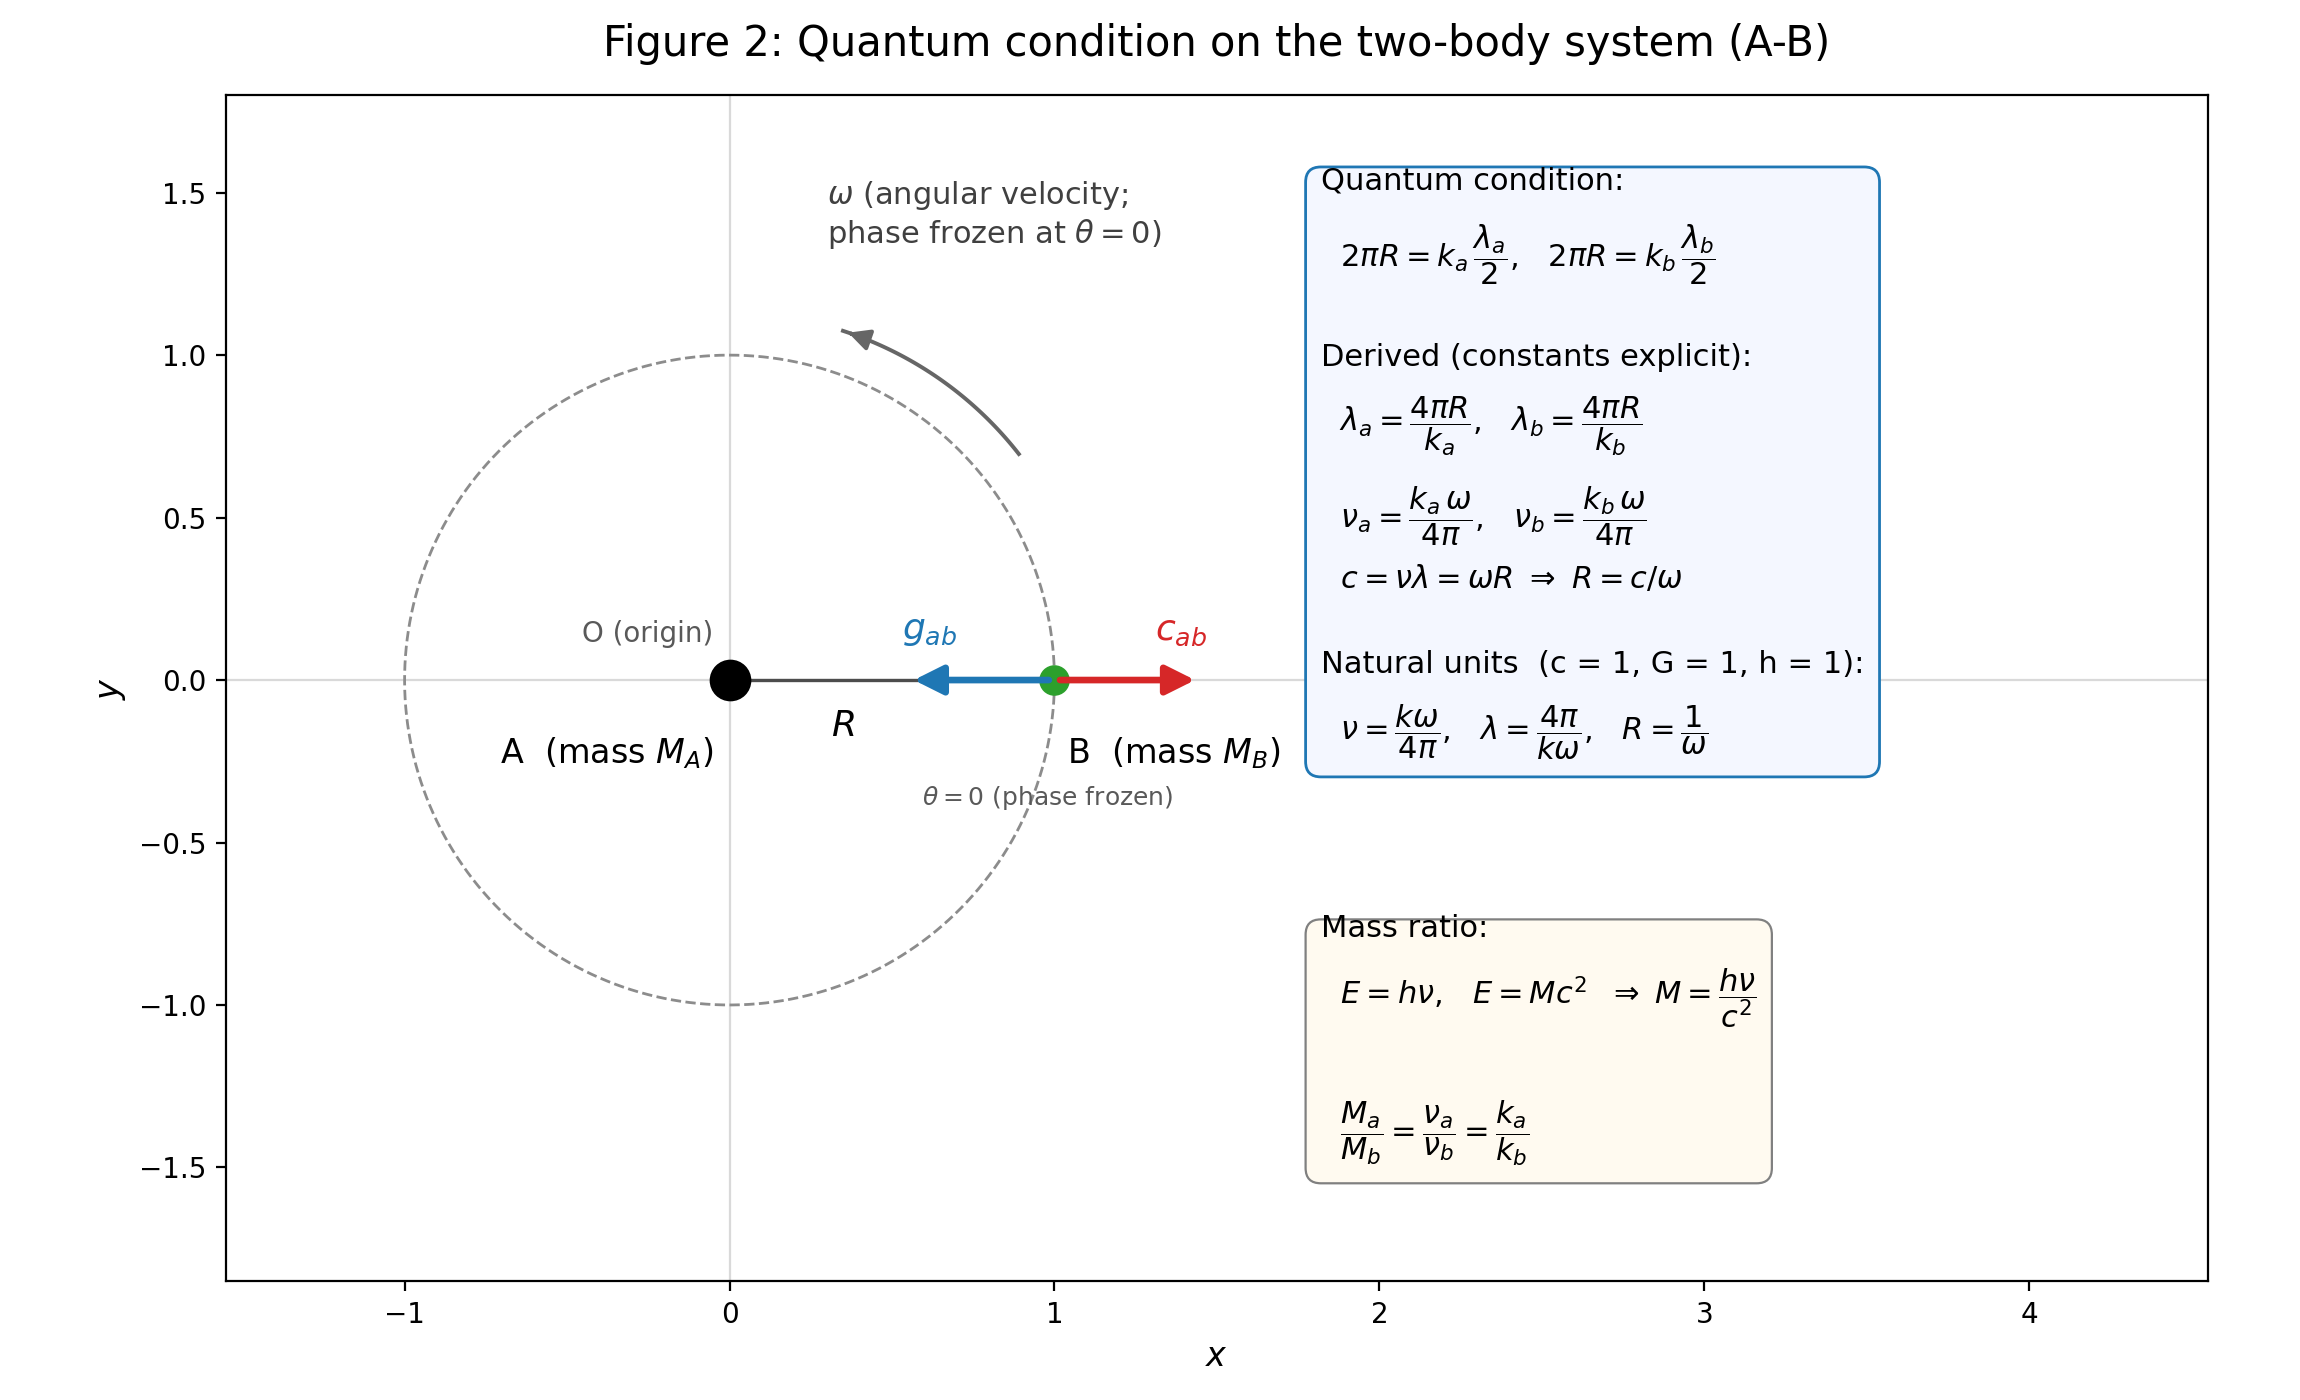

This chart was generated by the following Python code:
#!/usr/bin/env python3
# -*- coding: utf-8 -*-
"""
Figure 2: Quantum condition on the two-body system (A-B)

Series : ABC多体遠心力問題 (ABC many-body centrifugal problem)
Step 2 : quantum condition added to the Fig.1 configuration.
The drawing is a faithful copy of Fig.1 (same geometry); only the
equation boxes are replaced.

Quantum condition (as specified)
--------------------------------
Frequencies nu_a, nu_b and wavelengths lambda_a, lambda_b are assigned
to A and B; winding numbers k_a, k_b are defined by

    2 pi R = k_a * (1/2) lambda_a ,   2 pi R = k_b * (1/2) lambda_b .

Derived relations
-----------------
    lambda_a = 4 pi R / k_a ,        lambda_b = 4 pi R / k_b
    nu_a     = k_a omega / (4 pi) ,  nu_b     = k_b omega / (4 pi)
    c = nu * lambda = omega R   =>   R = c / omega

Mass ratio
----------
    E = h nu ,  E = M c^2   =>   M = h nu / c^2
    M_a / M_b = nu_a / nu_b = k_a / k_b

Units: c = 1, G = 1, and Planck constant h = 1 (deliberate).
Formulas are written with the constants explicit first, then in the
reduced natural-unit form:
    nu = k omega/(4 pi),  lambda = 4 pi/(k omega),  R = 1/omega.

Outputs
-------
  fig2_AB_quantum_condition.svg
  fig2_AB_quantum_condition.png
  results.txt
"""

import numpy as np
import matplotlib
matplotlib.use("Agg")
import matplotlib.pyplot as plt
from matplotlib.patches import FancyArrowPatch

# ----------------------------------------------------------------------
# Constants: natural units  c = G = h = 1  (h deliberately set to 1)
# ----------------------------------------------------------------------
c_light  = 1.0
G_grav   = 1.0
h_planck = 1.0

# ----------------------------------------------------------------------
# Parameters (same as Fig.1)
# ----------------------------------------------------------------------
M_A = 1.0
M_B = 0.1
R   = 1.0
theta = 0.0

omega = np.sqrt(G_grav * M_A / R**3)
g_ab  = G_grav * M_A / R**2
c_ab  = omega**2 * R
xB, yB = R * np.cos(theta), R * np.sin(theta)

lines = [
    "Figure 2: Quantum condition on the two-body system (A-B)",
    f"  units : c = {c_light}, G = {G_grav}, h = {h_planck} (natural units)",
    "  quantum condition : 2 pi R = k_a (1/2) lambda_a = k_b (1/2) lambda_b",
    "  derived           : lambda = 4 pi R / k",
    "                      nu     = k omega / (4 pi)",
    "                      c = nu lambda = omega R  =>  R = c / omega",
    "  natural units     : nu = k omega/(4 pi), lambda = 4 pi/(k omega), R = 1/omega",
    "  mass ratio        : M = h nu / c^2  =>  M_a / M_b = nu_a / nu_b = k_a / k_b",
]
results_text = "\n".join(lines)
print(results_text)
with open("results.txt", "w") as f:
    f.write(results_text + "\n")

# ----------------------------------------------------------------------
# Figure (all labels in English) -- same geometry as Fig.1
# ----------------------------------------------------------------------
fig, ax = plt.subplots(figsize=(11.5, 7.0))
ax.set_aspect("equal")

# Orbit circle (radius R, centered at O)
tt = np.linspace(0.0, 2.0 * np.pi, 720)
ax.plot(R * np.cos(tt), R * np.sin(tt), color="0.55", lw=1.0, ls="--",
        zorder=1)

# Axes through O
ax.axhline(0.0, color="0.85", lw=0.8, zorder=0)
ax.axvline(0.0, color="0.85", lw=0.8, zorder=0)

# Body A at the origin O
ax.plot(0.0, 0.0, "o", ms=14, color="black", zorder=5)
ax.annotate("A  (mass $M_A$)", xy=(0.0, 0.0), xytext=(-0.05, -0.17),
            ha="right", va="top", fontsize=12)
ax.annotate("O (origin)", xy=(0.0, 0.0), xytext=(-0.05, 0.10),
            ha="right", va="bottom", fontsize=10, color="0.35")

# Body B on the circle at theta = 0
ax.plot(xB, yB, "o", ms=10, color="tab:green", zorder=5)
ax.annotate("B  (mass $M_B$)", xy=(xB, yB), xytext=(xB + 0.04, yB - 0.17),
            ha="left", va="top", fontsize=12)
ax.annotate(r"$\theta = 0$ (phase frozen)", xy=(xB, yB),
            xytext=(xB - 0.02, yB - 0.32), ha="center", va="top",
            fontsize=9, color="0.35")

# Separation R (line O-B), label below the line
ax.plot([0.0, xB], [0.0, yB], color="0.3", lw=1.2, zorder=2)
ax.annotate("$R$", xy=(0.35 * xB, 0.0), xytext=(0.35 * xB, -0.09),
            ha="center", va="top", fontsize=13)

# Acceleration arrows at B (state of Fig.1, labels shortened to symbols)
s = 0.45
ax.add_patch(FancyArrowPatch((xB, yB), (xB - s * g_ab, yB),
                             arrowstyle="-|>", mutation_scale=22,
                             color="tab:blue", lw=2.4, zorder=6))
ax.annotate(r"$g_{ab}$", xy=(xB - s * g_ab, yB),
            xytext=(xB - s * g_ab - 0.02, yB + 0.10),
            ha="left", va="bottom", fontsize=13, color="tab:blue")

ax.add_patch(FancyArrowPatch((xB, yB), (xB + s * c_ab, yB),
                             arrowstyle="-|>", mutation_scale=22,
                             color="tab:red", lw=2.4, zorder=6))
ax.annotate(r"$c_{ab}$", xy=(xB + s * c_ab, yB),
            xytext=(xB + s * c_ab + 0.02, yB + 0.10),
            ha="right", va="bottom", fontsize=13, color="tab:red")

# Rotation sense omega (arc arrow on the orbit)
a0, a1 = np.deg2rad(38.0), np.deg2rad(72.0)
r_arc = 1.13 * R
arc_t = np.linspace(a0, a1, 60)
ax.plot(r_arc * np.cos(arc_t), r_arc * np.sin(arc_t), color="0.4", lw=1.4,
        zorder=3)
ax.add_patch(FancyArrowPatch(
    (r_arc * np.cos(a1 - 0.04), r_arc * np.sin(a1 - 0.04)),
    (r_arc * np.cos(a1), r_arc * np.sin(a1)),
    arrowstyle="-|>", mutation_scale=16, color="0.4", lw=1.4, zorder=3))
ax.annotate(r"$\omega$ (angular velocity;" "\n"
            r"phase frozen at $\theta=0$)",
            xy=(r_arc * np.cos(0.5 * (a0 + a1)),
                r_arc * np.sin(0.5 * (a0 + a1))),
            xytext=(0.30, 1.32), ha="left", va="bottom", fontsize=11,
            color="0.25")

# --- Quantum condition and derived relations ---------------------------
eq_text = (
    "Quantum condition:\n"
    r"  $2\pi R = k_a\,\dfrac{\lambda_a}{2}$,"
    r"   $2\pi R = k_b\,\dfrac{\lambda_b}{2}$" "\n"
    "\n"
    "Derived (constants explicit):\n"
    r"  $\lambda_a = \dfrac{4\pi R}{k_a}$,"
    r"   $\lambda_b = \dfrac{4\pi R}{k_b}$" "\n"
    r"  $\nu_a = \dfrac{k_a\,\omega}{4\pi}$,"
    r"   $\nu_b = \dfrac{k_b\,\omega}{4\pi}$" "\n"
    r"  $c = \nu\lambda = \omega R\ \Rightarrow\ R = c/\omega$" "\n"
    "\n"
    "Natural units  (c = 1, G = 1, h = 1):\n"
    r"  $\nu = \dfrac{k\omega}{4\pi}$,   $\lambda = \dfrac{4\pi}{k\omega}$,"
    r"   $R = \dfrac{1}{\omega}$"
)
ax.text(1.82, 1.58, eq_text, fontsize=11, ha="left", va="top",
        linespacing=1.6,
        bbox=dict(boxstyle="round,pad=0.5", fc="#f4f7ff", ec="tab:blue",
                  lw=1.0))

# --- Mass ratio --------------------------------------------------------
mass_text = (
    "Mass ratio:\n"
    r"  $E = h\nu$,   $E = Mc^2$"
    r"  $\Rightarrow\ M = \dfrac{h\nu}{c^2}$" "\n"
    "\n"
    r"  $\dfrac{M_a}{M_b} = \dfrac{\nu_a}{\nu_b} = \dfrac{k_a}{k_b}$"
)
ax.text(1.82, -0.72, mass_text, fontsize=11, ha="left", va="top",
        linespacing=1.6,
        bbox=dict(boxstyle="round,pad=0.5", fc="#fffaf0", ec="0.5",
                  lw=0.8))

ax.set_title("Figure 2: Quantum condition on the two-body system (A-B)",
             fontsize=15, pad=14)
ax.set_xlabel("$x$", fontsize=12)
ax.set_ylabel("$y$", fontsize=12)
ax.set_xlim(-1.55, 4.55)
ax.set_ylim(-1.85, 1.80)

fig.tight_layout()
fig.savefig("fig2_AB_quantum_condition.svg")
fig.savefig("fig2_AB_quantum_condition.png", dpi=200)
print("saved: fig2_AB_quantum_condition.svg / .png / results.txt")
